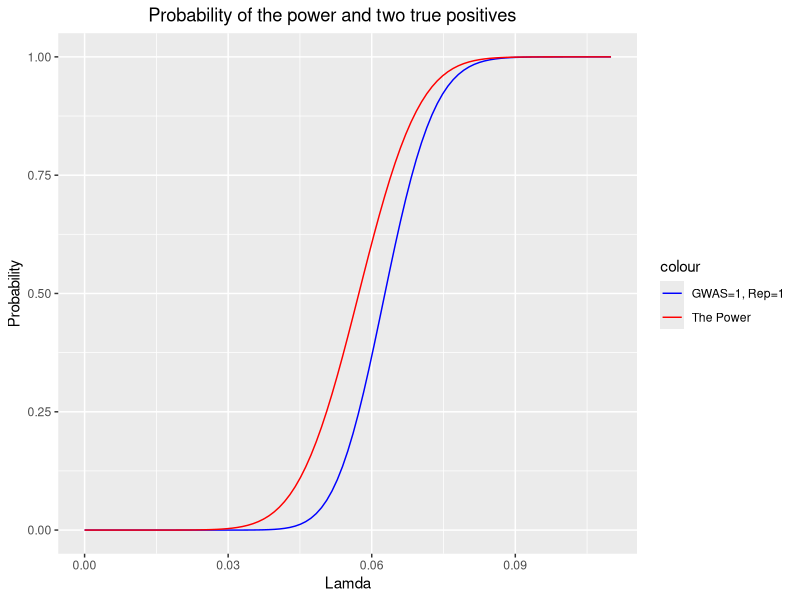

Here is the R script that generated this plot:
library(ggplot2)

# power <- function(lamda) {
#   N=10000
#   power <- pnorm(5.2+lamda*sqrt(N))+1-pnorm(-5.2+lamda*sqrt(N))
#   return(power)
# }

power <- function(lamda) {
  alphaStar = .00000001
  N=10000
  power <- pnorm(qnorm(alphaStar/2)+lamda*sqrt(N))+1-pnorm(-qnorm(alphaStar/2)+lamda*sqrt(N))
  return(power)
}

powerSquared <- function(lamda){
  power(lamda)*power(lamda)
  }

plot<-ggplot(data.frame(x=c(0,0.11)), aes(x=x))+xlab("Lamda")+ylab("Probability")+
    stat_function(fun=powerSquared, geom="line", aes(colour="GWAS=1, Rep=1"))+
    stat_function(fun=power, geom="line", aes(colour="The Power"))+scale_colour_manual(values=c("blue", "red"))+
    ggtitle("                  Probability of the power and two true positives")

ggsave(filename = "Power&BothReplication_ProbabilityCurve.jpg")


